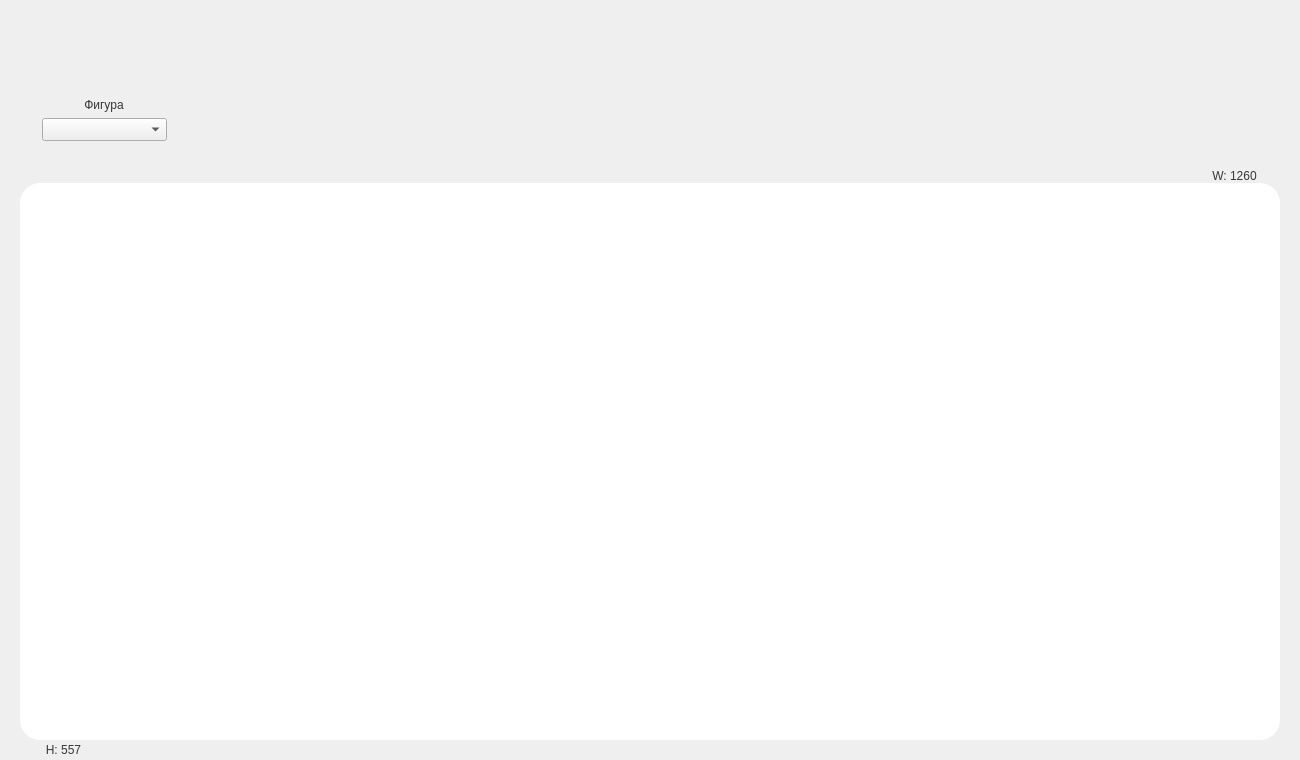
<?xml version="1.0" encoding="UTF-8"?>
<ui version="4.0">
 <class>MainWindow</class>
 <widget class="QMainWindow" name="MainWindow">
  <property name="geometry">
   <rect>
    <x>0</x>
    <y>0</y>
    <width>1300</width>
    <height>760</height>
   </rect>
  </property>
  <property name="windowTitle">
   <string>MainWindow</string>
  </property>
  <property name="windowIcon">
   <iconset resource="resources/resources_file.qrc">
    <normaloff>:/Box.png</normaloff>:/Box.png</iconset>
  </property>
  <property name="styleSheet">
   <string notr="true">QMainWindow {
	background-color: #efefef;
}</string>
  </property>
  <widget class="QWidget" name="centralwidget">
   <widget class="QGraphicsView" name="graphicsView">
    <property name="geometry">
     <rect>
      <x>20</x>
      <y>183</y>
      <width>1260</width>
      <height>557</height>
     </rect>
    </property>
    <property name="styleSheet">
     <string notr="true">QGraphicsView {
	background-color: rgb(255, 255, 255);
	border: 0px solid ;
    border-radius: 20px;
}</string>
    </property>
   </widget>
   <widget class="QComboBox" name="comboBox">
    <property name="geometry">
     <rect>
      <x>42</x>
      <y>118</y>
      <width>125</width>
      <height>23</height>
     </rect>
    </property>
    <property name="styleSheet">
     <string notr="true">QComboBox {
	background-color: #ffffff;
	color: rgb(54, 54, 54);
	font: 500 10pt &quot;JetBrains Mono&quot;;
	border-radius: 5px;
}

QComboBox::drop-down { border-width: 0px; };
QComboBox::down-arrow { image: none; border-width: 0px; };</string>
    </property>
   </widget>
   <widget class="QLabel" name="label">
    <property name="geometry">
     <rect>
      <x>42</x>
      <y>95</y>
      <width>124</width>
      <height>20</height>
     </rect>
    </property>
    <property name="styleSheet">
     <string notr="true">QLabel {
	color: rgb(54, 54, 54);
	font: 500 12pt &quot;JetBrains Mono&quot;;
}</string>
    </property>
    <property name="text">
     <string>Фигура</string>
    </property>
    <property name="alignment">
     <set>Qt::AlignmentFlag::AlignCenter</set>
    </property>
   </widget>
   <widget class="QStackedWidget" name="stackedWidget">
    <property name="geometry">
     <rect>
      <x>193</x>
      <y>0</y>
      <width>1106</width>
      <height>173</height>
     </rect>
    </property>
    <property name="styleSheet">
     <string notr="true"/>
    </property>
    <widget class="QWidget" name="page"/>
    <widget class="QWidget" name="page_2">
     <widget class="QLabel" name="label_2">
      <property name="geometry">
       <rect>
        <x>92</x>
        <y>15</y>
        <width>83</width>
        <height>20</height>
       </rect>
      </property>
      <property name="styleSheet">
       <string notr="true">QLabel {
	color: rgb(54, 54, 54);
	font: 500 12pt &quot;JetBrains Mono&quot;;
}</string>
      </property>
      <property name="text">
       <string>Создать</string>
      </property>
      <property name="alignment">
       <set>Qt::AlignmentFlag::AlignCenter</set>
      </property>
     </widget>
     <widget class="QLabel" name="label_3">
      <property name="geometry">
       <rect>
        <x>15</x>
        <y>80</y>
        <width>239</width>
        <height>80</height>
       </rect>
      </property>
      <property name="styleSheet">
       <string notr="true">QLabel { 
	background-color: rgb(255, 255, 255);
	border: 5px solid #ebebeb;
    border-radius: 19px; 
}</string>
      </property>
      <property name="text">
       <string/>
      </property>
     </widget>
     <widget class="QLabel" name="label_4">
      <property name="geometry">
       <rect>
        <x>288</x>
        <y>80</y>
        <width>511</width>
        <height>80</height>
       </rect>
      </property>
      <property name="styleSheet">
       <string notr="true">QLabel { 
	background-color: rgb(255, 255, 255);
	border: 5px solid #ebebeb;
    border-radius: 19px; 
}</string>
      </property>
      <property name="text">
       <string/>
      </property>
     </widget>
     <widget class="QLabel" name="label_6">
      <property name="geometry">
       <rect>
        <x>74</x>
        <y>41</y>
        <width>118</width>
        <height>31</height>
       </rect>
      </property>
      <property name="styleSheet">
       <string notr="true">QLabel { 
	background-color: rgb(255, 255, 255);
	border: 0px solid;
    border-radius: 8px; 
}</string>
      </property>
      <property name="text">
       <string/>
      </property>
     </widget>
     <widget class="QLabel" name="label_7">
      <property name="geometry">
       <rect>
        <x>473</x>
        <y>41</y>
        <width>69</width>
        <height>31</height>
       </rect>
      </property>
      <property name="styleSheet">
       <string notr="true">QLabel { 
	background-color: rgb(255, 255, 255);
	border: 0px solid;
    border-radius: 8px; 
}</string>
      </property>
      <property name="text">
       <string/>
      </property>
     </widget>
     <widget class="QLabel" name="label_13">
      <property name="geometry">
       <rect>
        <x>89</x>
        <y>46</y>
        <width>63</width>
        <height>20</height>
       </rect>
      </property>
      <property name="styleSheet">
       <string notr="true">QLabel {
	color: rgb(54, 54, 54);
	font: 500 12pt &quot;JetBrains Mono&quot;;
}</string>
      </property>
      <property name="text">
       <string>Колич.</string>
      </property>
      <property name="alignment">
       <set>Qt::AlignmentFlag::AlignCenter</set>
      </property>
     </widget>
     <widget class="QLabel" name="label_14">
      <property name="geometry">
       <rect>
        <x>482</x>
        <y>46</y>
        <width>19</width>
        <height>20</height>
       </rect>
      </property>
      <property name="styleSheet">
       <string notr="true">QLabel {
	color: rgb(54, 54, 54);
	font: 500 12pt &quot;JetBrains Mono&quot;;
}</string>
      </property>
      <property name="text">
       <string>№</string>
      </property>
      <property name="alignment">
       <set>Qt::AlignmentFlag::AlignCenter</set>
      </property>
     </widget>
     <widget class="QLabel" name="label_16">
      <property name="geometry">
       <rect>
        <x>30</x>
        <y>99</y>
        <width>89</width>
        <height>21</height>
       </rect>
      </property>
      <property name="styleSheet">
       <string notr="true">QLabel {
	color: rgb(54, 54, 54);
	font: 500 11pt &quot;JetBrains Mono&quot;;
}</string>
      </property>
      <property name="text">
       <string>Координаты</string>
      </property>
      <property name="alignment">
       <set>Qt::AlignmentFlag::AlignCenter</set>
      </property>
     </widget>
     <widget class="QLabel" name="label_17">
      <property name="geometry">
       <rect>
        <x>159</x>
        <y>99</y>
        <width>63</width>
        <height>21</height>
       </rect>
      </property>
      <property name="styleSheet">
       <string notr="true">QLabel {
	color: rgb(54, 54, 54);
	font: 500 11pt &quot;JetBrains Mono&quot;;
}</string>
      </property>
      <property name="text">
       <string>Размеры</string>
      </property>
      <property name="alignment">
       <set>Qt::AlignmentFlag::AlignCenter</set>
      </property>
     </widget>
     <widget class="QLineEdit" name="lineEdit_count">
      <property name="geometry">
       <rect>
        <x>156</x>
        <y>46</y>
        <width>31</width>
        <height>21</height>
       </rect>
      </property>
      <property name="styleSheet">
       <string notr="true">QLineEdit { 
	background-color: #d4d4d4;
	border: 0px solid;
    border-radius: 5px; 
	font: 9pt &quot;JetBrains Mono&quot;;
	color: #ffffff;
}</string>
      </property>
      <property name="text">
       <string/>
      </property>
     </widget>
     <widget class="QLineEdit" name="lineEdit_index_size">
      <property name="geometry">
       <rect>
        <x>505</x>
        <y>46</y>
        <width>31</width>
        <height>21</height>
       </rect>
      </property>
      <property name="styleSheet">
       <string notr="true">QLineEdit { 
	background-color: #d4d4d4;
	border: 0px solid;
    border-radius: 5px; 
	font: 9pt &quot;JetBrains Mono&quot;;
	color: #ffffff;
}</string>
      </property>
     </widget>
     <widget class="QPushButton" name="pushButton_ok_create">
      <property name="geometry">
       <rect>
        <x>54</x>
        <y>148</y>
        <width>67</width>
        <height>22</height>
       </rect>
      </property>
      <property name="styleSheet">
       <string notr="true">QPushButton { 
	background-color: #FFFFFF;
	border: 1px solid #ebebeb;
    border-radius: 5px;
	font: 9pt &quot;JetBrains Mono&quot;;
	color: #ffffff;
}

</string>
      </property>
      <property name="text">
       <string/>
      </property>
      <property name="icon">
       <iconset resource="resources/resources_file.qrc">
        <normaloff>:/Check.png</normaloff>:/Check.png</iconset>
      </property>
      <property name="iconSize">
       <size>
        <width>16</width>
        <height>16</height>
       </size>
      </property>
     </widget>
     <widget class="QPushButton" name="pushButton_random_create">
      <property name="geometry">
       <rect>
        <x>145</x>
        <y>148</y>
        <width>67</width>
        <height>22</height>
       </rect>
      </property>
      <property name="styleSheet">
       <string notr="true">QPushButton { 
	background-color: #FFFFFF;
	border: 1px solid #ebebeb;
    border-radius: 5px;
	font: 9pt &quot;JetBrains Mono&quot;;
	color: #ffffff;
}

</string>
      </property>
      <property name="text">
       <string/>
      </property>
      <property name="icon">
       <iconset resource="resources/resources_file.qrc">
        <normaloff>:/Refresh cw.png</normaloff>:/Refresh cw.png</iconset>
      </property>
      <property name="iconSize">
       <size>
        <width>16</width>
        <height>16</height>
       </size>
      </property>
     </widget>
     <widget class="QPushButton" name="pushButton_random_size">
      <property name="geometry">
       <rect>
        <x>560</x>
        <y>148</y>
        <width>67</width>
        <height>22</height>
       </rect>
      </property>
      <property name="styleSheet">
       <string notr="true">QPushButton { 
	background-color: #FFFFFF;
	border: 1px solid #ebebeb;
    border-radius: 5px;
	font: 9pt &quot;JetBrains Mono&quot;;
	color: #ffffff;
}

</string>
      </property>
      <property name="text">
       <string/>
      </property>
      <property name="icon">
       <iconset resource="resources/resources_file.qrc">
        <normaloff>:/Refresh cw.png</normaloff>:/Refresh cw.png</iconset>
      </property>
     </widget>
     <widget class="QPushButton" name="pushButton_ok_size">
      <property name="geometry">
       <rect>
        <x>469</x>
        <y>148</y>
        <width>67</width>
        <height>22</height>
       </rect>
      </property>
      <property name="styleSheet">
       <string notr="true">QPushButton { 
	background-color: #FFFFFF;
	border: 1px solid #ebebeb;
    border-radius: 5px;
	font: 9pt &quot;JetBrains Mono&quot;;
	color: #ffffff;
}

</string>
      </property>
      <property name="text">
       <string/>
      </property>
      <property name="icon">
       <iconset resource="resources/resources_file.qrc">
        <normaloff>:/Check.png</normaloff>:/Check.png</iconset>
      </property>
     </widget>
     <widget class="QLabel" name="label_18">
      <property name="geometry">
       <rect>
        <x>305</x>
        <y>88</y>
        <width>87</width>
        <height>21</height>
       </rect>
      </property>
      <property name="styleSheet">
       <string notr="true">QLabel {
	color: rgb(54, 54, 54);
	font: 500 11pt &quot;JetBrains Mono&quot;;
}</string>
      </property>
      <property name="text">
       <string>текущие</string>
      </property>
      <property name="alignment">
       <set>Qt::AlignmentFlag::AlignCenter</set>
      </property>
     </widget>
     <widget class="QLabel" name="label_19">
      <property name="geometry">
       <rect>
        <x>444</x>
        <y>88</y>
        <width>44</width>
        <height>21</height>
       </rect>
      </property>
      <property name="styleSheet">
       <string notr="true">QLabel {
	color: rgb(54, 54, 54);
	font: 500 11pt &quot;JetBrains Mono&quot;;
}</string>
      </property>
      <property name="text">
       <string>новые</string>
      </property>
      <property name="alignment">
       <set>Qt::AlignmentFlag::AlignCenter</set>
      </property>
     </widget>
     <widget class="QLabel" name="label_20">
      <property name="geometry">
       <rect>
        <x>591</x>
        <y>88</y>
        <width>62</width>
        <height>21</height>
       </rect>
      </property>
      <property name="styleSheet">
       <string notr="true">QLabel {
	color: rgb(54, 54, 54);
	font: 500 11pt &quot;JetBrains Mono&quot;;
}</string>
      </property>
      <property name="text">
       <string>текущие</string>
      </property>
      <property name="alignment">
       <set>Qt::AlignmentFlag::AlignCenter</set>
      </property>
     </widget>
     <widget class="QLabel" name="label_21">
      <property name="geometry">
       <rect>
        <x>695</x>
        <y>88</y>
        <width>86</width>
        <height>21</height>
       </rect>
      </property>
      <property name="styleSheet">
       <string notr="true">QLabel {
	color: rgb(54, 54, 54);
	font: 500 11pt &quot;JetBrains Mono&quot;;
}</string>
      </property>
      <property name="text">
       <string>смещение</string>
      </property>
      <property name="alignment">
       <set>Qt::AlignmentFlag::AlignCenter</set>
      </property>
     </widget>
     <widget class="QLineEdit" name="lineEdit_x">
      <property name="geometry">
       <rect>
        <x>29</x>
        <y>120</y>
        <width>42</width>
        <height>21</height>
       </rect>
      </property>
      <property name="styleSheet">
       <string notr="true">QLineEdit { 
	background-color: #d4d4d4;
	border: 0px solid;
    border-radius: 5px; 
	font: 9pt &quot;JetBrains Mono&quot;;
	color: #ffffff;
}</string>
      </property>
     </widget>
     <widget class="QLineEdit" name="lineEdit_y">
      <property name="geometry">
       <rect>
        <x>79</x>
        <y>120</y>
        <width>42</width>
        <height>21</height>
       </rect>
      </property>
      <property name="styleSheet">
       <string notr="true">QLineEdit { 
	background-color: #d4d4d4;
	border: 0px solid;
    border-radius: 5px;
	font: 9pt &quot;JetBrains Mono&quot;;
	color: #ffffff; 
}</string>
      </property>
     </widget>
     <widget class="QLineEdit" name="lineEdit_w">
      <property name="geometry">
       <rect>
        <x>148</x>
        <y>120</y>
        <width>42</width>
        <height>21</height>
       </rect>
      </property>
      <property name="styleSheet">
       <string notr="true">QLineEdit { 
	background-color: #d4d4d4;
	border: 0px solid;
    border-radius: 5px; 
	font: 9pt &quot;JetBrains Mono&quot;;
	color: #ffffff;
}</string>
      </property>
     </widget>
     <widget class="QLineEdit" name="lineEdit_h">
      <property name="geometry">
       <rect>
        <x>198</x>
        <y>120</y>
        <width>42</width>
        <height>21</height>
       </rect>
      </property>
      <property name="styleSheet">
       <string notr="true">QLineEdit { 
	background-color: #d4d4d4;
	border: 0px solid;
    border-radius: 5px; 
	font: 9pt &quot;JetBrains Mono&quot;;
	color: #ffffff;
}</string>
      </property>
     </widget>
     <widget class="QLineEdit" name="lineEdit_current_w">
      <property name="geometry">
       <rect>
        <x>303</x>
        <y>109</y>
        <width>42</width>
        <height>21</height>
       </rect>
      </property>
      <property name="styleSheet">
       <string notr="true">QLineEdit { 
	background-color: #d4d4d4;
	border: 0px solid;
    border-radius: 5px; 
	font: 9pt &quot;JetBrains Mono&quot;;
	color: #ffffff;
}</string>
      </property>
     </widget>
     <widget class="QLineEdit" name="lineEdit_current_h">
      <property name="geometry">
       <rect>
        <x>353</x>
        <y>109</y>
        <width>42</width>
        <height>21</height>
       </rect>
      </property>
      <property name="styleSheet">
       <string notr="true">QLineEdit { 
	background-color: #d4d4d4;
	border: 0px solid;
    border-radius: 5px; 
	font: 9pt &quot;JetBrains Mono&quot;;
	color: #ffffff;
}</string>
      </property>
     </widget>
     <widget class="QLineEdit" name="lineEdit_new_w">
      <property name="geometry">
       <rect>
        <x>420</x>
        <y>109</y>
        <width>42</width>
        <height>21</height>
       </rect>
      </property>
      <property name="styleSheet">
       <string notr="true">QLineEdit { 
	background-color: #d4d4d4;
	border: 0px solid;
    border-radius: 5px; 
	font: 9pt &quot;JetBrains Mono&quot;;
	color: #ffffff;
}</string>
      </property>
     </widget>
     <widget class="QLineEdit" name="lineEdit_new_h">
      <property name="geometry">
       <rect>
        <x>470</x>
        <y>109</y>
        <width>42</width>
        <height>21</height>
       </rect>
      </property>
      <property name="styleSheet">
       <string notr="true">QLineEdit { 
	background-color: #d4d4d4;
	border: 0px solid;
    border-radius: 5px; 
	font: 9pt &quot;JetBrains Mono&quot;;
	color: #ffffff;
}</string>
      </property>
     </widget>
     <widget class="QLineEdit" name="lineEdit_current_x">
      <property name="geometry">
       <rect>
        <x>576</x>
        <y>109</y>
        <width>42</width>
        <height>21</height>
       </rect>
      </property>
      <property name="styleSheet">
       <string notr="true">QLineEdit { 
	background-color: #d4d4d4;
	border: 0px solid;
    border-radius: 5px; 
	font: 9pt &quot;JetBrains Mono&quot;;
	color: #ffffff;
}</string>
      </property>
     </widget>
     <widget class="QLineEdit" name="lineEdit_current_y">
      <property name="geometry">
       <rect>
        <x>626</x>
        <y>109</y>
        <width>42</width>
        <height>21</height>
       </rect>
      </property>
      <property name="styleSheet">
       <string notr="true">QLineEdit { 
	background-color: #d4d4d4;
	border: 0px solid;
    border-radius: 5px; 
	font: 9pt &quot;JetBrains Mono&quot;;
	color: #ffffff;
}</string>
      </property>
     </widget>
     <widget class="QLineEdit" name="lineEdit_dx">
      <property name="geometry">
       <rect>
        <x>692</x>
        <y>109</y>
        <width>42</width>
        <height>21</height>
       </rect>
      </property>
      <property name="styleSheet">
       <string notr="true">QLineEdit { 
	background-color: #d4d4d4;
	border: 0px solid;
    border-radius: 5px; 
	font: 9pt &quot;JetBrains Mono&quot;;
	color: #ffffff;
}</string>
      </property>
     </widget>
     <widget class="QLineEdit" name="lineEdit_dy">
      <property name="geometry">
       <rect>
        <x>742</x>
        <y>109</y>
        <width>42</width>
        <height>21</height>
       </rect>
      </property>
      <property name="styleSheet">
       <string notr="true">QLineEdit { 
	background-color: #d4d4d4;
	border: 0px solid;
    border-radius: 5px; 
	font: 9pt &quot;JetBrains Mono&quot;;
	color: #ffffff;
}</string>
      </property>
     </widget>
     <widget class="QPushButton" name="pushButton_search_size">
      <property name="geometry">
       <rect>
        <x>549</x>
        <y>41</y>
        <width>38</width>
        <height>31</height>
       </rect>
      </property>
      <property name="styleSheet">
       <string notr="true">QPushButton { 
	background-color: rgb(255, 255, 255);
	border: 0px solid;
    border-radius: 8px; 
}

</string>
      </property>
      <property name="text">
       <string/>
      </property>
      <property name="icon">
       <iconset resource="resources/resources_file.qrc">
        <normaloff>:/Search.png</normaloff>:/Search.png</iconset>
      </property>
      <property name="iconSize">
       <size>
        <width>23</width>
        <height>23</height>
       </size>
      </property>
     </widget>
     <widget class="QLabel" name="label_22">
      <property name="geometry">
       <rect>
        <x>308</x>
        <y>130</y>
        <width>31</width>
        <height>16</height>
       </rect>
      </property>
      <property name="styleSheet">
       <string notr="true">QLabel {
	color: rgb(54, 54, 54);
	font: 500 11pt &quot;JetBrains Mono&quot;;
}</string>
      </property>
      <property name="text">
       <string>w</string>
      </property>
      <property name="alignment">
       <set>Qt::AlignmentFlag::AlignCenter</set>
      </property>
     </widget>
     <widget class="QLabel" name="label_25">
      <property name="geometry">
       <rect>
        <x>360</x>
        <y>130</y>
        <width>31</width>
        <height>16</height>
       </rect>
      </property>
      <property name="styleSheet">
       <string notr="true">QLabel {
	color: rgb(54, 54, 54);
	font: 500 11pt &quot;JetBrains Mono&quot;;
}</string>
      </property>
      <property name="text">
       <string>h</string>
      </property>
      <property name="alignment">
       <set>Qt::AlignmentFlag::AlignCenter</set>
      </property>
     </widget>
     <widget class="QLabel" name="label_26">
      <property name="geometry">
       <rect>
        <x>478</x>
        <y>130</y>
        <width>31</width>
        <height>16</height>
       </rect>
      </property>
      <property name="styleSheet">
       <string notr="true">QLabel {
	color: rgb(54, 54, 54);
	font: 500 11pt &quot;JetBrains Mono&quot;;
}</string>
      </property>
      <property name="text">
       <string>h</string>
      </property>
      <property name="alignment">
       <set>Qt::AlignmentFlag::AlignCenter</set>
      </property>
     </widget>
     <widget class="QLabel" name="label_27">
      <property name="geometry">
       <rect>
        <x>426</x>
        <y>130</y>
        <width>31</width>
        <height>16</height>
       </rect>
      </property>
      <property name="styleSheet">
       <string notr="true">QLabel {
	color: rgb(54, 54, 54);
	font: 500 11pt &quot;JetBrains Mono&quot;;
}</string>
      </property>
      <property name="text">
       <string>w</string>
      </property>
      <property name="alignment">
       <set>Qt::AlignmentFlag::AlignCenter</set>
      </property>
     </widget>
     <widget class="QLabel" name="label_28">
      <property name="geometry">
       <rect>
        <x>582</x>
        <y>130</y>
        <width>31</width>
        <height>16</height>
       </rect>
      </property>
      <property name="styleSheet">
       <string notr="true">QLabel {
	color: rgb(54, 54, 54);
	font: 500 11pt &quot;JetBrains Mono&quot;;
}</string>
      </property>
      <property name="text">
       <string>x</string>
      </property>
      <property name="alignment">
       <set>Qt::AlignmentFlag::AlignCenter</set>
      </property>
     </widget>
     <widget class="QLabel" name="label_29">
      <property name="geometry">
       <rect>
        <x>634</x>
        <y>130</y>
        <width>31</width>
        <height>16</height>
       </rect>
      </property>
      <property name="styleSheet">
       <string notr="true">QLabel {
	color: rgb(54, 54, 54);
	font: 500 11pt &quot;JetBrains Mono&quot;;
}</string>
      </property>
      <property name="text">
       <string>y</string>
      </property>
      <property name="alignment">
       <set>Qt::AlignmentFlag::AlignCenter</set>
      </property>
     </widget>
     <widget class="QLabel" name="label_30">
      <property name="geometry">
       <rect>
        <x>697</x>
        <y>130</y>
        <width>31</width>
        <height>16</height>
       </rect>
      </property>
      <property name="styleSheet">
       <string notr="true">QLabel {
	color: rgb(54, 54, 54);
	font: 500 11pt &quot;JetBrains Mono&quot;;
}</string>
      </property>
      <property name="text">
       <string>dx</string>
      </property>
      <property name="alignment">
       <set>Qt::AlignmentFlag::AlignCenter</set>
      </property>
     </widget>
     <widget class="QLabel" name="label_31">
      <property name="geometry">
       <rect>
        <x>749</x>
        <y>130</y>
        <width>31</width>
        <height>16</height>
       </rect>
      </property>
      <property name="styleSheet">
       <string notr="true">QLabel {
	color: rgb(54, 54, 54);
	font: 500 11pt &quot;JetBrains Mono&quot;;
}</string>
      </property>
      <property name="text">
       <string>dy</string>
      </property>
      <property name="alignment">
       <set>Qt::AlignmentFlag::AlignCenter</set>
      </property>
     </widget>
     <widget class="QCheckBox" name="checkBox_all_size">
      <property name="geometry">
       <rect>
        <x>600</x>
        <y>43</y>
        <width>55</width>
        <height>27</height>
       </rect>
      </property>
      <property name="styleSheet">
       <string notr="true">QComboBox {
	color: rgb(54, 54, 54);
	font: 500 12pt JetBrains Mono;
}</string>
      </property>
      <property name="text">
       <string>ВСЕ</string>
      </property>
     </widget>
    </widget>
   </widget>
   <widget class="QLabel" name="label_23">
    <property name="geometry">
     <rect>
      <x>1191</x>
      <y>165</y>
      <width>87</width>
      <height>21</height>
     </rect>
    </property>
    <property name="styleSheet">
     <string notr="true">QLabel {
	color: rgb(54, 54, 54);
	font: 500 9pt &quot;JetBrains Mono&quot;;
}</string>
    </property>
    <property name="text">
     <string>W: 1260</string>
    </property>
    <property name="alignment">
     <set>Qt::AlignmentFlag::AlignCenter</set>
    </property>
   </widget>
   <widget class="QLabel" name="label_24">
    <property name="geometry">
     <rect>
      <x>20</x>
      <y>739</y>
      <width>87</width>
      <height>21</height>
     </rect>
    </property>
    <property name="styleSheet">
     <string notr="true">QLabel {
	color: rgb(54, 54, 54);
	font: 500 9pt &quot;JetBrains Mono&quot;;
}</string>
    </property>
    <property name="text">
     <string>H: 557</string>
    </property>
    <property name="alignment">
     <set>Qt::AlignmentFlag::AlignCenter</set>
    </property>
   </widget>
  </widget>
 </widget>
 <resources>
  <include location="resources/resources_file.qrc"/>
 </resources>
 <connections/>
</ui>
